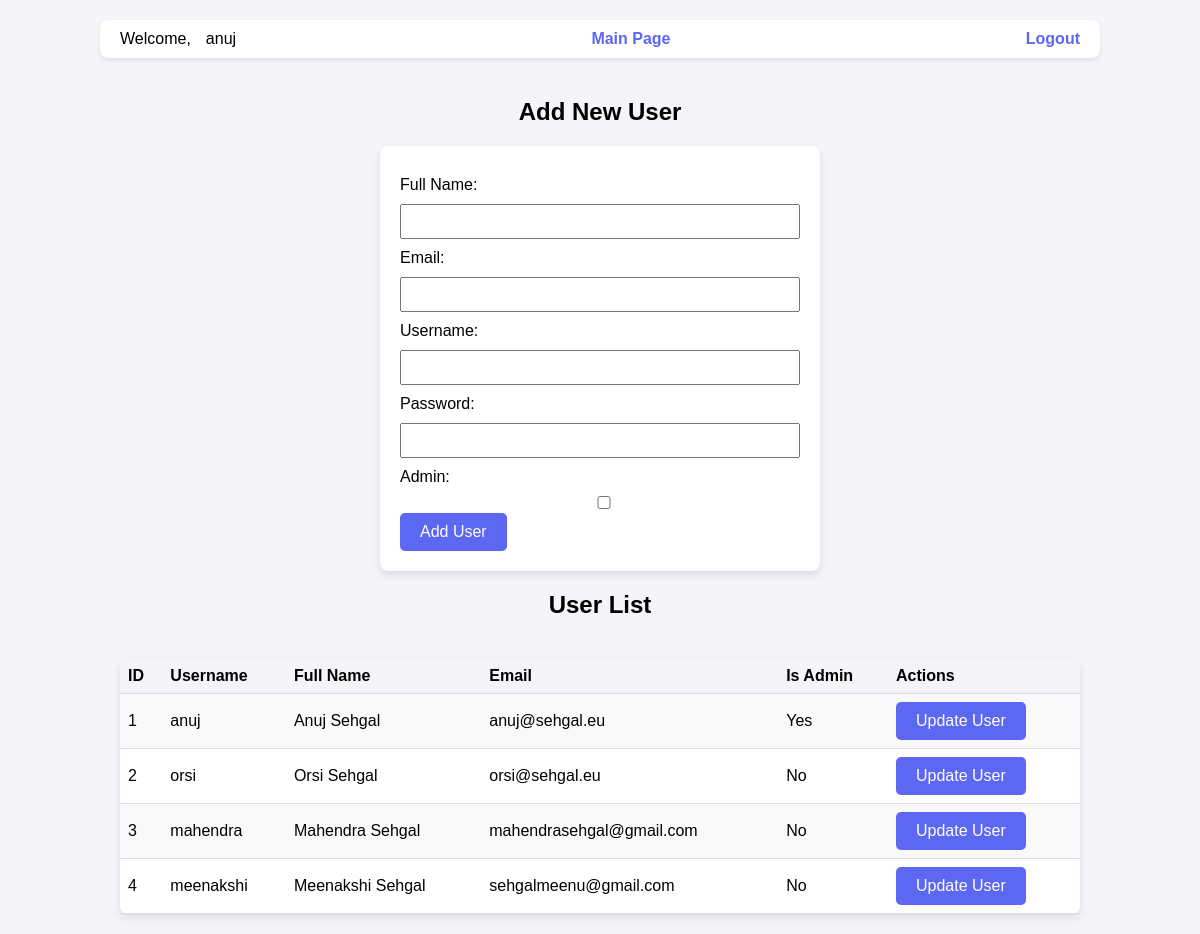
Page /admin (signed in) on the earlier database version.
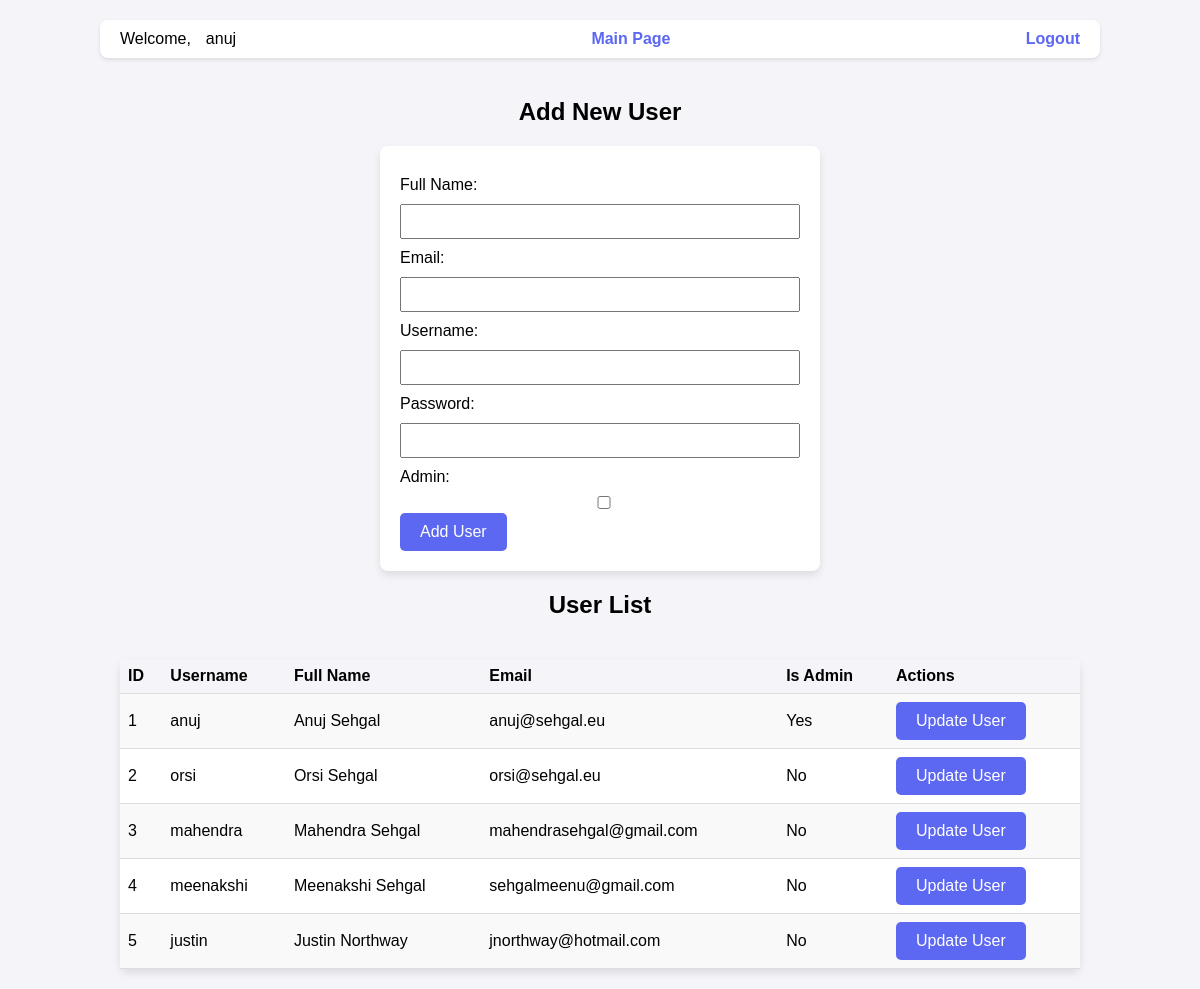
Same page on the later database version.
### tables this page shows
CREATE TABLE users (
                     id INTEGER PRIMARY KEY AUTOINCREMENT,
                     username TEXT UNIQUE NOT NULL,
                     password_hash TEXT NOT NULL,
                     is_admin BOOLEAN NOT NULL DEFAULT 0, full_name TEXT, email TEXT);

### countries/app.py (the view, shortened to what this page needs)
@app.route('/admin', methods=['GET', 'POST'])
@login_required
def admin():
    if not current_user.is_admin:
        return 'Unauthorized', 403
    with sqlite3.connect(DATABASE) as conn:
        conn.row_factory = sqlite3.Row
        cursor = conn.cursor()
        cursor.execute("SELECT id, username, is_admin, full_name, email FROM users")
        users = cursor.fetchall()
    return render_template('admin.html', users=users)

### countries/app.py (called while the page is built)
@login_manager.user_loader
def load_user(user_id):
    with sqlite3.connect(DATABASE) as conn:
        conn.row_factory = sqlite3.Row
        cursor = conn.cursor()
        cursor.execute("SELECT * FROM users WHERE id = ?", (user_id,))
        user = cursor.fetchone()
    if user:
        return User(str(user['id']), user['username'], user['is_admin'])
    return None

### countries/templates/admin.html (shortened to what this page needs)
<!DOCTYPE html>
<html lang="en">
<head>
</head>
<body>
    <header>
        <div>Welcome, <span id="usernameDisplay">{{ current_user.username }}</span></div>
        <a href="/">Main Page</a>
        <div>
            <a href="/logout">Logout</a>
        </div>
    </header>
    <h2>Add New User</h2>
    <form action="/admin" method="post">
      <div>
        <label for="full_name">Full Name:</label>
        <input type="text" id="full_name" name="full_name" required>
      </div>
      <div>
        <label for="email">Email:</label>
        <input type="email" id="email" name="email" required>
      </div>
      <div>
        <label for="username">Username:</label>
        <input type="text" id="username" name="username" required>
      </div>
      <div>
        <label for="password">Password:</label>
        <input type="password" id="password" name="password" required>
      </div>
      <div>
        <label for="is_admin">Admin:</label>
        <input type="checkbox" id="is_admin" name="is_admin">
      </div>
      <button type="submit">Add User</button>
    </form>
    <h2>User List</h2>
    <table>
        <tr>
            <th>ID</th>
            <th>Username</th>
	    <th>Full Name</th>
	    <th>Email</th>
            <th>Is Admin</th>
	    <th>Actions</th>
        </tr>
        {% for user in users %}
        <tr>
            <td>{{ user.id }}</td>
            <td>{{ user.username }}</td>
            <td>{{ user.full_name }}</td>
            <td>{{ user.email }}</td>
            <td>{{ 'Yes' if user.is_admin else 'No' }}</td>
	    <td><button type="button" onclick="showModal('{{ user.id }}', '{{ user.username }}', '{{ user.full_name }}', '{{ user.email }}')">Update User</button></td>
        </tr>
        {% endfor %}
    </table>
</body>
</html>

### countries/templates/admin.html (style rules this page uses)
body { font-family: Arial, sans-serif; background-color: #f4f4f9; margin: 0; padding: 20px; display: flex; flex-direction: column; align-items: center; }
header { width: 90%; max-width: 960px; padding: 10px 20px; background-color: #fff; box-shadow: 0 2px 4px rgba(0,0,0,0.1); display: flex; justify-content: space-between; align-items: center; margin-bottom: 20px; border-radius: 8px; }
header div { display: flex; gap: 15px; }
header a { color: #5c67f2; text-decoration: none; font-weight: bold; }
form { background: white; padding: 20px; border-radius: 8px; box-shadow: 0 4px 8px rgba(0,0,0,0.1); width: 90%; max-width: 400px; }
input[type="text"], input[type="email"], input[type="password"], input[type="checkbox"] { margin-top: 10px; width: 100%; padding: 8px; box-sizing: border-box; }
button { background-color: #5c67f2; color: white; border: none; padding: 10px 20px; border-radius: 5px; cursor: pointer; font-size: 16px; margin-top: 0px; }
label { display: block; margin-top: 10px; }
table { width: 90%; max-width: 960px; border-collapse: collapse; background: white; box-shadow: 0 4px 8px rgba(0,0,0,0.1); border-radius: 8px; margin-top: 20px; }
th, td { padding: 8px; text-align: left; border-bottom: 1px solid #ddd; vertical-align: middle; }
th { background-color: #f4f4f9; }
tr:nth-child(even) { background-color: #f9f9f9; }
th:last-child, td:last-child { width: 20%; }

Differences in the rows shown:
added users: id "5", username "justin", full_name "Justin Northway", email "jnorthway@hotmail.com", is_admin "No"
